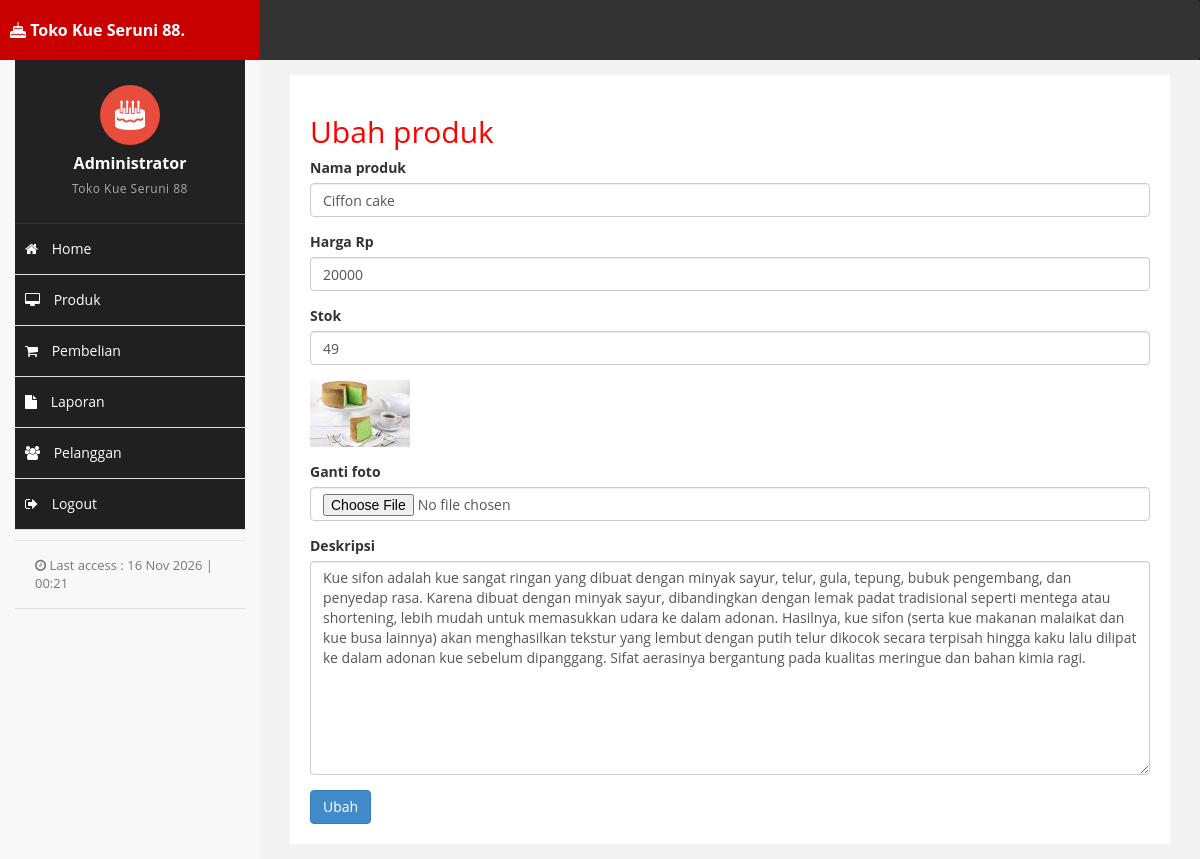
The app's page /admin/index.php?halaman=ubahproduk&id=3 (signed in) with its own data.
### tables this page shows
CREATE TABLE `produk` (
  `id_produk` int(11) NOT NULL,
  `nama_produk` varchar(50) NOT NULL,
  `harga_produk` int(11) NOT NULL,
  `foto_produk` varchar(50) NOT NULL,
  `deskripsi_produk` text NOT NULL,
  `stok_produk` int(5) NOT NULL
);

### admin/ubahproduk.php (the view, shortened to what this page needs)
<h2>Ubah produk</h2>
<?php
$ambil = $koneksi->query("SELECT * FROM produk WHERE id_produk='$_GET[id]'");
$pecah = $ambil->fetch_assoc();
?>
<form method="post" enctype="multipart/form-data">
    <div class="form-group">
        <label>Nama produk</label>
        <input type="text" name="nama" class="form-control" value="<?php echo $pecah['nama_produk']; ?>">
    </div>
    <div class="form-group">
        <label>Harga Rp</label>
        <input type="number"name="harga"  class="form-control" value="<?php echo $pecah['harga_produk']; ?>">
    </div>
    <div class="form-group">
        <label>Stok</label>
        <input type="number" name="stok" class="form-control" value="<?php echo $pecah['stok_produk']; ?>">
    </div>
    <div class="form-group">
        <img src="../foto_produk/<?php echo $pecah['foto_produk'] ?>" width="100">
    </div>
    <div class="form-group">
        <label>Ganti foto</label>
        <input type="file" name="foto" class="form-control">
    </div>
    <div class="form-group">
        <label>Deskripsi</label>
        <textarea name="deskripsi" class="form-control" rows="10"><?php echo $pecah['deskripsi_produk']; ?></textarea>
    </div>
    <button class="btn btn-primary" name="ubah">Ubah</button>
</form>

### admin/assets/css/custom.css (style rules this page uses)
html, body { height: 100%; overflow: hidden; font-family: "Open Sans", sans-serif; margin: 0; padding: 0; scroll-behavior: smooth; }
h2 { color: #f00; }

### records on screen
produk: nama "Ciffon cake", harga "20000", stok "49", foto_produk (picture), deskripsi "Kue sifon adalah kue sangat ringan yang dibuat dengan minyak sayur, telur, gula, tepung, bubuk pengembang, dan penyedap rasa. Karena dibuat dengan minyak sayur, dibandingkan dengan lemak padat tradisional seperti mentega atau shortening, lebih mudah untuk memasukkan udara ke dalam adonan. Hasilnya, kue sifon (serta kue makanan malaikat dan kue busa lainnya) akan menghasilkan tekstur yang lembut dengan putih telur dikocok secara terpisah hingga kaku lalu dilipat ke dalam adonan kue sebelum dipanggang. Sifat aerasinya bergantung pada kualitas meringue dan bahan kimia ragi."
